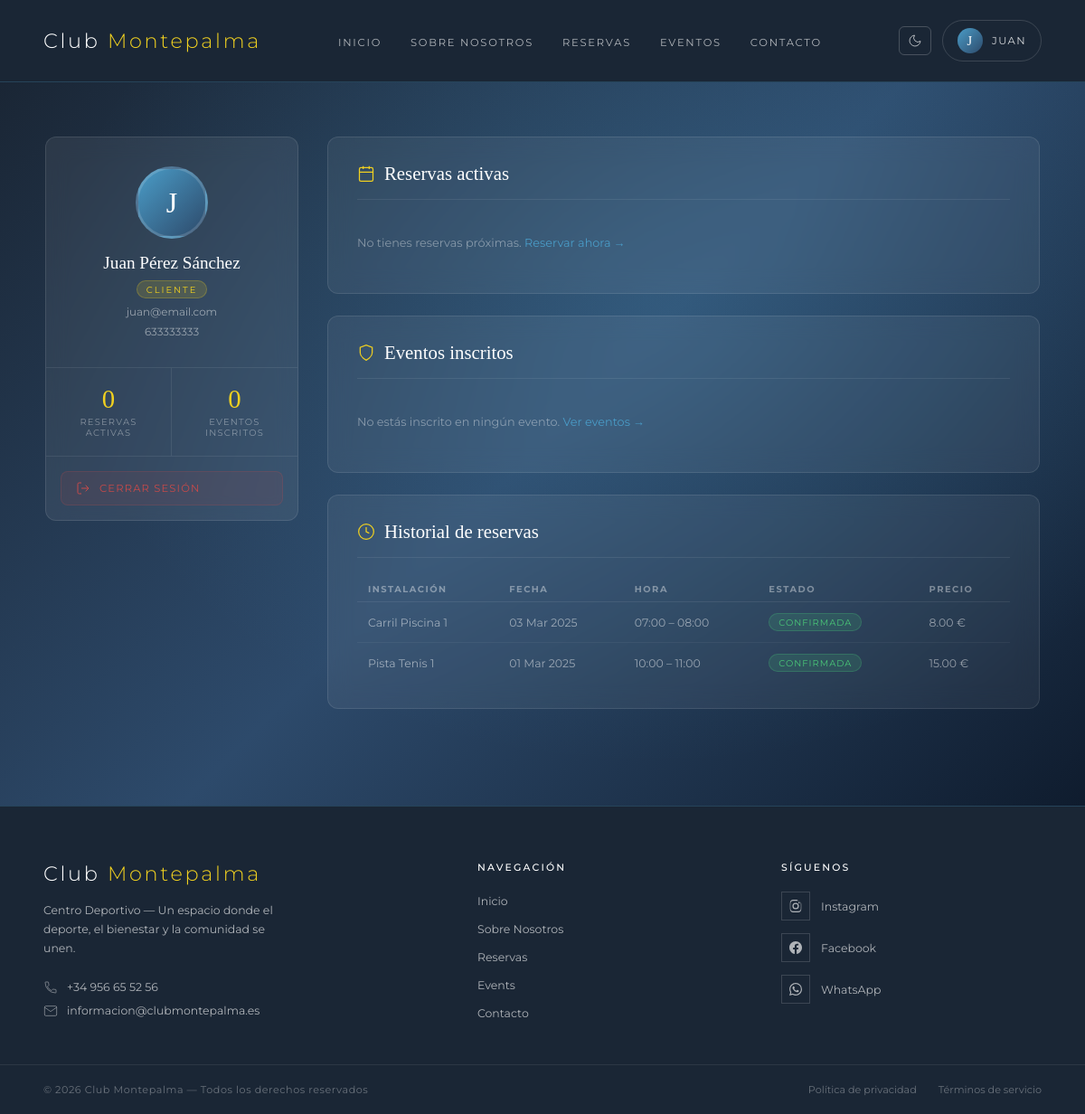
Page /public/perfil.php (signed in) on the committed database.
### tables this page shows
CREATE TABLE usuarios (
    id_usuario     INT AUTO_INCREMENT PRIMARY KEY,
    email          VARCHAR(100) UNIQUE NOT NULL,
    password       VARCHAR(255) NOT NULL,
    nombre         VARCHAR(50) NOT NULL,
    apellidos      VARCHAR(100) NOT NULL,
    telefono       VARCHAR(15),
    rol            ENUM('admin', 'empleado', 'cliente') DEFAULT 'cliente',
    fecha_registro DATETIME DEFAULT CURRENT_TIMESTAMP,
    activo         BOOLEAN DEFAULT TRUE
);

CREATE TABLE reservas (
    id_reserva     INT AUTO_INCREMENT PRIMARY KEY,
    id_usuario     INT NOT NULL,
    id_instalacion INT NOT NULL,
    fecha          DATE NOT NULL,
    hora_inicio    TIME NOT NULL,
    hora_fin       TIME NOT NULL,
    estado         ENUM('pendiente', 'confirmada', 'cancelada') DEFAULT 'pendiente',
    precio_total   DECIMAL(6,2),
    notas          TEXT,
    fecha_creacion DATETIME DEFAULT CURRENT_TIMESTAMP,
    FOREIGN KEY (id_usuario)     REFERENCES usuarios(id_usuario),
    FOREIGN KEY (id_instalacion) REFERENCES instalaciones(id_instalacion),
     
    UNIQUE KEY no_overlap (id_instalacion, fecha, hora_inicio)
);

CREATE TABLE instalaciones (
    id_instalacion INT AUTO_INCREMENT PRIMARY KEY,
    nombre         VARCHAR(50) NOT NULL,
    tipo           ENUM('tenis', 'padel', 'futbol', 'piscina', 'fitness') NOT NULL,
    descripcion    TEXT,
    precio_hora    DECIMAL(6,2) NOT NULL,
    aforo          INT DEFAULT 1,
    estado         ENUM('disponible', 'mantenimiento') DEFAULT 'disponible'
);

### public/perfil.php (the view, shortened to what this page needs)
<?php
$pdo = getDB();
$id  = $_SESSION['user_id'];
$stmt = $pdo->prepare('SELECT * FROM usuarios WHERE id_usuario = ?');
$stmt->execute([$id]);
$usuario = $stmt->fetch();
$stmt = $pdo->prepare('
    SELECT r.*, i.nombre AS instalacion, i.tipo
    FROM reservas r
    JOIN instalaciones i ON r.id_instalacion = i.id_instalacion
    WHERE r.id_usuario = ? AND r.estado != "cancelada" AND r.fecha >= CURDATE()
    ORDER BY r.fecha ASC, r.hora_inicio ASC
');
$stmt->execute([$id]);
$reservas_activas = $stmt->fetchAll();
$stmt = $pdo->prepare('
    SELECT r.*, i.nombre AS instalacion, i.tipo
    FROM reservas r
    JOIN instalaciones i ON r.id_instalacion = i.id_instalacion
    WHERE r.id_usuario = ? AND (r.estado = "cancelada" OR r.fecha < CURDATE())
    ORDER BY r.fecha DESC
    LIMIT 10
');
$stmt->execute([$id]);
$historial = $stmt->fetchAll();
$stmt = $pdo->prepare('
    SELECT e.*, ie.fecha AS fecha_inscripcion
    FROM inscripciones_eventos ie
    JOIN eventos e ON ie.id_evento = e.id_evento
    WHERE ie.id_usuario = ?
    ORDER BY e.fecha ASC
');
$stmt->execute([$id]);
$eventos_inscritos = $stmt->fetchAll();
include __DIR__ . '/../includes/header.php';
?>
<div class="perfil-page">
    <div class="rv-bg"></div>
    <div class="perfil-inner">
        <aside class="perfil-sidebar reveal">
            <div class="perfil-avatar">
                <div class="perfil-avatar-img">
                    <?= strtoupper(substr($usuario['nombre'], 0, 1)) ?>
                </div>
                <h2><?= htmlspecialchars($usuario['nombre'] . ' ' . $usuario['apellidos']) ?></h2>
                <span class="perfil-rol"><?= ucfirst($usuario['rol']) ?></span>
                <p><?= htmlspecialchars($usuario['email']) ?></p>
                <?php if ($usuario['telefono']): ?>
                <p><?= htmlspecialchars($usuario['telefono']) ?></p>
                <?php endif; ?>
            </div>
            <div class="perfil-sidebar-info">
                <div class="perfil-stat">
                    <span><?= count($reservas_activas) ?></span>
                    <p>Reservas activas</p>
                </div>
                <div class="perfil-stat">
                    <span><?= count($eventos_inscritos) ?></span>
                    <p>Eventos inscritos</p>
                </div>
            </div>
            <div class="perfil-sidebar-actions">
                <a href="..\includes\logout.php" class="perfil-btn-logout">
                    <svg viewBox="0 0 24 24" fill="none" stroke="currentColor" stroke-width="1.5">
                        <path d="M9 21H5a2 2 0 01-2-2V5a2 2 0 012-2h4M16 17l5-5-5-5M21 12H9"/>
                    </svg>
                    Cerrar sesión
                </a>
            </div>
        </aside>
        <div class="perfil-content">
            <div class="perfil-block reveal reveal-delay-1">
                <h3 class="perfil-block-title">
                    <svg viewBox="0 0 24 24" fill="none" stroke="currentColor" stroke-width="1.5">
                        <rect x="3" y="4" width="18" height="18" rx="2"/><path d="M16 2v4M8 2v4M3 10h18"/>
                    </svg>
                    Reservas activas
                </h3>
                <?php if (empty($reservas_activas)): ?>
                <p class="perfil-empty">No tienes reservas próximas. <a href="reservas.php">Reservar ahora →</a></p>
                <?php endif; ?>
            </div>
            <div class="perfil-block reveal reveal-delay-2">
                <h3 class="perfil-block-title">
                    <svg viewBox="0 0 24 24" fill="none" stroke="currentColor" stroke-width="1.5">
                        <path d="M12 22s8-4 8-10V5l-8-3-8 3v7c0 6 8 10 8 10z"/>
                    </svg>
                    Eventos inscritos
                </h3>
                <?php if (empty($eventos_inscritos)): ?>
                <p class="perfil-empty">No estás inscrito en ningún evento. <a href="eventos.php">Ver eventos →</a></p>
                <?php endif; ?>
            </div>
            <div class="perfil-block reveal reveal-delay-3">
                <h3 class="perfil-block-title">
                    <svg viewBox="0 0 24 24" fill="none" stroke="currentColor" stroke-width="1.5">
                        <circle cx="12" cy="12" r="10"/><path d="M12 6v6l4 2"/>
                    </svg>
                    Historial de reservas
                </h3>
                <?php if (empty($historial)): ?>
                <p class="perfil-empty">No hay reservas en el historial.</p>
                <?php else: ?>
                <div class="perfil-table-wrap">
                    <table class="perfil-table perfil-table--muted">
                        <thead>
                            <tr>
                                <th>Instalación</th>
                                <th>Fecha</th>
                                <th>Hora</th>
                                <th>Estado</th>
                                <th>Precio</th>
                            </tr>
                        </thead>
                        <tbody>
                        <?php foreach ($historial as $r): ?>
                            <tr>
                                <td><?= htmlspecialchars($r['instalacion']) ?></td>
                                <td><?= date('d M Y', strtotime($r['fecha'])) ?></td>
                                <td><?= substr($r['hora_inicio'],0,5) ?> – <?= substr($r['hora_fin'],0,5) ?></td>
                                <td><span class="perfil-badge perfil-badge--<?= $r['estado'] ?>"><?= ucfirst($r['estado']) ?></span></td>
                                <td><?= $r['precio_total'] ? number_format($r['precio_total'],2) . ' €' : '—' ?></td>
                            </tr>
                        <?php endforeach; ?>
                        </tbody>
                    </table>
                </div>
                <?php endif; ?>
            </div>
        </div>
    </div>
</div>
<?php include __DIR__ . '/../includes/footer.php'; ?>

### assets/css/base/variables.css (style rules this page uses)
:root { --accent: #4a9cc7; --dark: #2d4a6b; --sun: #f0d020; --white: #ffffff; --bg: #1a2635; --black: #111111; --grey: #f4f4f4; --text: #333333; --muted: rgba(255,255,255,0.65); --radius: 8px; --shadow: 0 4px 24px rgba(0,0,0,0.12); --header-h: 80px; }

### assets/css/base/animations.css (style rules this page uses)
.reveal { opacity: 0; transform: translateY(28px); transition: opacity .6s ease, transform .6s ease; }
.reveal.visible { opacity: 1; transform: translateY(0); }
.reveal-delay-1 { transition-delay: .1s; }
.reveal-delay-2 { transition-delay: .2s; }
.reveal-delay-3 { transition-delay: .3s; }

### assets/css/layout/hero.css (style rules this page uses)
.rv-bg { position: absolute; inset: 0; background: linear-gradient(135deg, var(--bg) 0%, var(--dark) 50%, #0f1c2e 100%); z-index: 0; }
.rv-bg::after { content: ''; position: absolute; inset: 0; background: radial-gradient(ellipse at 60% 30%, rgba(74,156,199,.2) 0%, transparent 65%); }
.rv-bg { will-change: transform; transform-origin: top center; }

### assets/css/responsive.css (style rules this page uses)
html, body { overflow-x: hidden; max-width: 100%; }

### includes/header.php (style rules this page uses)
:root { --header-h: 70px; --accent: #4a9cc7; --dark: #2d4a6b; --sun: #f0d020; --white: #ffffff; --bg: #1a2635; }
[data-theme="dark"] { --header-bg: #1a2635; --header-border: rgba(74, 156, 199, .25); --header-text: rgba(255, 255, 255, .65); --header-text-active: #ffffff; --brand-color: #ffffff; --mobile-menu-bg: #1a2635; }
*, *::before, *::after { margin: 0; padding: 0; box-sizing: border-box; }
body { font-family: 'Montserrat', sans-serif; background-color: #f9f9f9; color: #333; width: 100%; min-height: 100vh; }

### rows in the picture
usuarios: nombre "J", nombre+apellidos "Juan Pérez Sánchez", rol "CLIENTE", email "juan@email.com", telefono "633333333"
reservas: id_instalacion.nombre "Carril Piscina 1", fecha "03 Mar 2025", hora_inicio "07:00", hora_fin "08:00", estado "CONFIRMADA", precio_total "8.00"
reservas: id_instalacion.nombre "Pista Tenis 1", fecha "01 Mar 2025", hora_inicio "10:00", hora_fin "11:00", estado "CONFIRMADA", precio_total "15.00"

### other values in the picture
$item['label'] "INICIO"
$item['label'] "SOBRE NOSOTROS"
$item['label'] "RESERVAS"
$item['label'] "EVENTOS"
$item['label'] "CONTACTO"
substr($_SESSION['user_name'], 0, 1) "J"
$_SESSION['user_name'] "JUAN"
count($reservas_activas) "0"
count($eventos_inscritos) "0"
